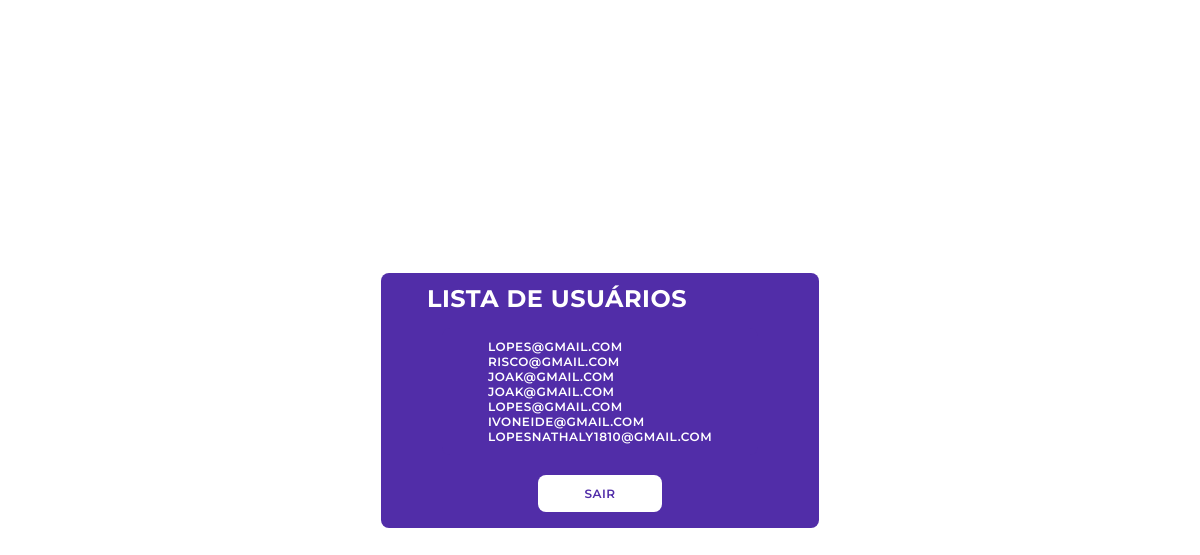
The app's page /dash (signed in), older data.
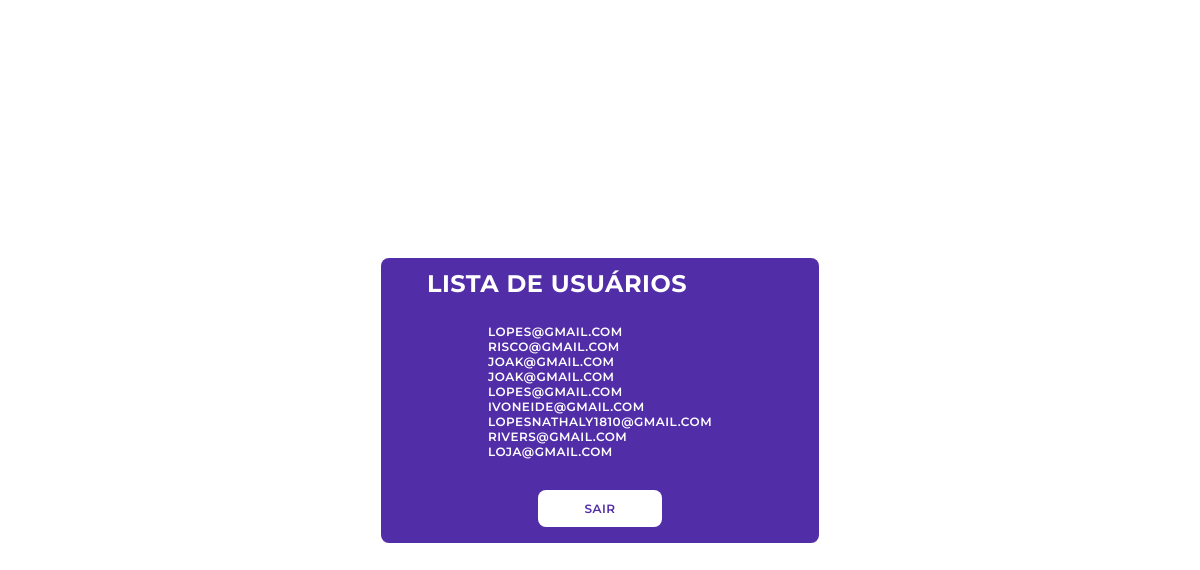
The same page, newer data.
### tables this page shows
CREATE TABLE usuarios (
    id INTEGER PRIMARY KEY AUTOINCREMENT,
    email TEXT NOT NULL,
    senha TEXT NOT NULL
);

### app.py (the view)
@app.route('/dash')
@login_required
def dash():
    usuarios = User.get_all()
    return render_template('dash.html', usuarios=usuarios)

### app.py (called while the page is built)
@login_manager.user_loader
def load_user(user_id):
    return User.get(user_id)

### models.py (called while the page is built)
def obter_conexao():
    conn = sqlite3.connect(BANCO)
    conn.row_factory = sqlite3.Row
    return conn

    @classmethod
    def get(cls, id):
        conexao = obter_conexao()
        SELECT = 'SELECT * FROM usuarios WHERE id=?'
        dados = conexao.execute(SELECT, (id,)).fetchone()
        user = User(dados['email'], dados['senha'])
        user.id = dados['id']
        return user

    @classmethod
    def get_all(cls):
        conexao = obter_conexao()
        SELECT = 'SELECT * FROM usuarios'
        dados = conexao.execute(SELECT).fetchall()
        return [dict(dado) for dado in dados]

### templates/dash.html (shortened to what this page needs)
<!DOCTYPE html>
<html lang="en">
<head>
    <link rel="stylesheet" href="static/css/layout.css">
</head>
<body>
    <div class="users-list">
        <h1>Lista de Usuários</h1>
        <div class="users-list">
            {% for usuario in usuarios %}
                <p>{{usuario['email']}}</p>
            {% endfor %}
        </div>
        <form action="{{url_for('logout')}}" method="post">
            <div class="button">
                <button>Sair</button>
            </div>
        </form>
    </div>
</body>
</html>

Row changes from the older to the newer data that the page shows:
added usuarios: email "RIVERS@GMAIL.COM"
added usuarios: email "LOJA@GMAIL.COM"
